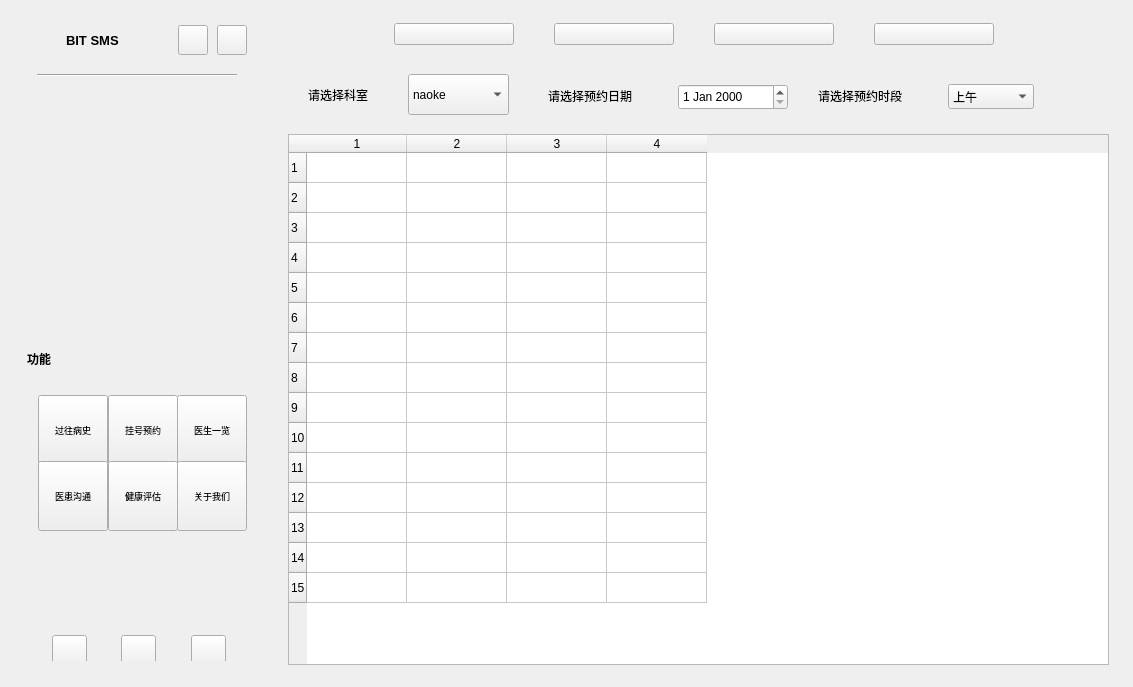
<?xml version="1.0" encoding="UTF-8"?>
<ui version="4.0">
 <class>Widget</class>
 <widget class="QWidget" name="Widget">
  <property name="geometry">
   <rect>
    <x>0</x>
    <y>0</y>
    <width>1133</width>
    <height>687</height>
   </rect>
  </property>
  <property name="sizePolicy">
   <sizepolicy hsizetype="Preferred" vsizetype="Preferred">
    <horstretch>0</horstretch>
    <verstretch>0</verstretch>
   </sizepolicy>
  </property>
  <property name="minimumSize">
   <size>
    <width>1133</width>
    <height>687</height>
   </size>
  </property>
  <property name="maximumSize">
   <size>
    <width>1133</width>
    <height>16777215</height>
   </size>
  </property>
  <property name="windowTitle">
   <string>Widget</string>
  </property>
  <layout class="QGridLayout" name="gridLayout_2">
   <property name="leftMargin">
    <number>9</number>
   </property>
   <property name="topMargin">
    <number>9</number>
   </property>
   <property name="rightMargin">
    <number>9</number>
   </property>
   <property name="bottomMargin">
    <number>9</number>
   </property>
   <item row="0" column="0">
    <widget class="QWidget" name="w_bg" native="true">
     <layout class="QHBoxLayout" name="lay_bg">
      <property name="spacing">
       <number>6</number>
      </property>
      <property name="leftMargin">
       <number>4</number>
      </property>
      <property name="topMargin">
       <number>4</number>
      </property>
      <property name="rightMargin">
       <number>4</number>
      </property>
      <property name="bottomMargin">
       <number>4</number>
      </property>
      <item>
       <widget class="QWidget" name="w_menu" native="true">
        <property name="minimumSize">
         <size>
          <width>200</width>
          <height>0</height>
         </size>
        </property>
        <property name="maximumSize">
         <size>
          <width>252</width>
          <height>16777215</height>
         </size>
        </property>
        <layout class="QVBoxLayout" name="verticalLayout_2" stretch="1,1">
         <property name="spacing">
          <number>0</number>
         </property>
         <property name="leftMargin">
          <number>14</number>
         </property>
         <property name="topMargin">
          <number>12</number>
         </property>
         <property name="rightMargin">
          <number>14</number>
         </property>
         <property name="bottomMargin">
          <number>12</number>
         </property>
         <item>
          <widget class="QWidget" name="widget_2" native="true">
           <layout class="QVBoxLayout" name="verticalLayout_4">
            <property name="spacing">
             <number>8</number>
            </property>
            <property name="leftMargin">
             <number>0</number>
            </property>
            <property name="topMargin">
             <number>0</number>
            </property>
            <property name="rightMargin">
             <number>0</number>
            </property>
            <property name="bottomMargin">
             <number>0</number>
            </property>
            <item>
             <layout class="QHBoxLayout" name="horizontalLayout">
              <property name="spacing">
               <number>9</number>
              </property>
              <item>
               <widget class="QLabel" name="lab_logo">
                <property name="minimumSize">
                 <size>
                  <width>30</width>
                  <height>30</height>
                 </size>
                </property>
                <property name="maximumSize">
                 <size>
                  <width>30</width>
                  <height>30</height>
                 </size>
                </property>
                <property name="text">
                 <string/>
                </property>
                <property name="scaledContents">
                 <bool>false</bool>
                </property>
               </widget>
              </item>
              <item>
               <widget class="QLabel" name="label">
                <property name="font">
                 <font>
                  <pointsize>10</pointsize>
                  <weight>75</weight>
                  <bold>true</bold>
                 </font>
                </property>
                <property name="text">
                 <string>BIT SMS</string>
                </property>
               </widget>
              </item>
              <item>
               <spacer name="horizontalSpacer">
                <property name="orientation">
                 <enum>Qt::Horizontal</enum>
                </property>
                <property name="sizeHint" stdset="0">
                 <size>
                  <width>40</width>
                  <height>20</height>
                 </size>
                </property>
               </spacer>
              </item>
              <item>
               <widget class="QPushButton" name="btn_setting">
                <property name="minimumSize">
                 <size>
                  <width>30</width>
                  <height>30</height>
                 </size>
                </property>
                <property name="maximumSize">
                 <size>
                  <width>30</width>
                  <height>30</height>
                 </size>
                </property>
                <property name="cursor">
                 <cursorShape>PointingHandCursor</cursorShape>
                </property>
                <property name="text">
                 <string/>
                </property>
                <property name="icon">
                 <iconset resource="qss.qrc">
                  <normaloff>:/icons/setting.png</normaloff>:/icons/setting.png</iconset>
                </property>
                <property name="iconSize">
                 <size>
                  <width>20</width>
                  <height>20</height>
                 </size>
                </property>
               </widget>
              </item>
              <item>
               <widget class="QPushButton" name="btn_mine">
                <property name="minimumSize">
                 <size>
                  <width>30</width>
                  <height>30</height>
                 </size>
                </property>
                <property name="maximumSize">
                 <size>
                  <width>30</width>
                  <height>30</height>
                 </size>
                </property>
                <property name="cursor">
                 <cursorShape>PointingHandCursor</cursorShape>
                </property>
                <property name="text">
                 <string/>
                </property>
                <property name="icon">
                 <iconset resource="qss.qrc">
                  <normaloff>:/icons/doctor.png</normaloff>:/icons/doctor.png</iconset>
                </property>
                <property name="iconSize">
                 <size>
                  <width>20</width>
                  <height>20</height>
                 </size>
                </property>
               </widget>
              </item>
             </layout>
            </item>
            <item>
             <widget class="QWidget" name="widget_3" native="true">
              <layout class="QVBoxLayout" name="verticalLayout_6">
               <property name="leftMargin">
                <number>10</number>
               </property>
               <property name="rightMargin">
                <number>10</number>
               </property>
               <item>
                <widget class="Line" name="line">
                 <property name="font">
                  <font>
                   <pointsize>9</pointsize>
                   <weight>50</weight>
                   <bold>false</bold>
                  </font>
                 </property>
                 <property name="styleSheet">
                  <string notr="true"/>
                 </property>
                 <property name="orientation">
                  <enum>Qt::Horizontal</enum>
                 </property>
                </widget>
               </item>
               <item>
                <widget class="QLabel" name="time_block">
                 <property name="minimumSize">
                  <size>
                   <width>150</width>
                   <height>0</height>
                  </size>
                 </property>
                 <property name="font">
                  <font>
                   <pointsize>10</pointsize>
                   <weight>75</weight>
                   <bold>true</bold>
                  </font>
                 </property>
                 <property name="text">
                  <string/>
                 </property>
                </widget>
               </item>
              </layout>
             </widget>
            </item>
            <item>
             <widget class="QWidget" name="w_item_02" native="true">
              <layout class="QHBoxLayout" name="horizontalLayout_4">
               <property name="spacing">
                <number>10</number>
               </property>
               <property name="topMargin">
                <number>9</number>
               </property>
              </layout>
             </widget>
            </item>
           </layout>
          </widget>
         </item>
         <item>
          <widget class="QWidget" name="widget" native="true">
           <widget class="QLabel" name="lab_title">
            <property name="geometry">
             <rect>
              <x>0</x>
              <y>0</y>
              <width>71</width>
              <height>30</height>
             </rect>
            </property>
            <property name="minimumSize">
             <size>
              <width>0</width>
              <height>30</height>
             </size>
            </property>
            <property name="font">
             <font>
              <weight>75</weight>
              <bold>true</bold>
             </font>
            </property>
            <property name="text">
             <string>功能</string>
            </property>
           </widget>
           <widget class="QWidget" name="layoutWidget">
            <property name="geometry">
             <rect>
              <x>0</x>
              <y>280</y>
              <width>224</width>
              <height>37</height>
             </rect>
            </property>
            <layout class="QHBoxLayout" name="horizontalLayout_2" stretch="1,0,2,0,2,0,1">
             <item>
              <spacer name="horizontalSpacer_4">
               <property name="orientation">
                <enum>Qt::Horizontal</enum>
               </property>
               <property name="sizeHint" stdset="0">
                <size>
                 <width>40</width>
                 <height>20</height>
                </size>
               </property>
              </spacer>
             </item>
             <item>
              <widget class="QPushButton" name="btn_littleshow">
               <property name="minimumSize">
                <size>
                 <width>35</width>
                 <height>35</height>
                </size>
               </property>
               <property name="maximumSize">
                <size>
                 <width>35</width>
                 <height>35</height>
                </size>
               </property>
               <property name="cursor">
                <cursorShape>PointingHandCursor</cursorShape>
               </property>
               <property name="text">
                <string/>
               </property>
               <property name="icon">
                <iconset resource="qss.qrc">
                 <normaloff>:/icons/mini.png</normaloff>:/icons/mini.png</iconset>
               </property>
              </widget>
             </item>
             <item>
              <spacer name="horizontalSpacer_2">
               <property name="orientation">
                <enum>Qt::Horizontal</enum>
               </property>
               <property name="sizeHint" stdset="0">
                <size>
                 <width>40</width>
                 <height>20</height>
                </size>
               </property>
              </spacer>
             </item>
             <item>
              <widget class="QPushButton" name="btn_home">
               <property name="minimumSize">
                <size>
                 <width>35</width>
                 <height>35</height>
                </size>
               </property>
               <property name="maximumSize">
                <size>
                 <width>35</width>
                 <height>35</height>
                </size>
               </property>
               <property name="cursor">
                <cursorShape>PointingHandCursor</cursorShape>
               </property>
               <property name="text">
                <string/>
               </property>
               <property name="icon">
                <iconset resource="qss.qrc">
                 <normaloff>:/icons/home.png</normaloff>:/icons/home.png</iconset>
               </property>
              </widget>
             </item>
             <item>
              <spacer name="horizontalSpacer_3">
               <property name="orientation">
                <enum>Qt::Horizontal</enum>
               </property>
               <property name="sizeHint" stdset="0">
                <size>
                 <width>40</width>
                 <height>20</height>
                </size>
               </property>
              </spacer>
             </item>
             <item>
              <widget class="QPushButton" name="btn_logout">
               <property name="minimumSize">
                <size>
                 <width>35</width>
                 <height>35</height>
                </size>
               </property>
               <property name="maximumSize">
                <size>
                 <width>35</width>
                 <height>35</height>
                </size>
               </property>
               <property name="cursor">
                <cursorShape>PointingHandCursor</cursorShape>
               </property>
               <property name="text">
                <string/>
               </property>
               <property name="icon">
                <iconset resource="qss.qrc">
                 <normaloff>:/icons/logout.png</normaloff>:/icons/logout.png</iconset>
               </property>
              </widget>
             </item>
             <item>
              <spacer name="horizontalSpacer_5">
               <property name="orientation">
                <enum>Qt::Horizontal</enum>
               </property>
               <property name="sizeHint" stdset="0">
                <size>
                 <width>40</width>
                 <height>20</height>
                </size>
               </property>
              </spacer>
             </item>
            </layout>
           </widget>
           <widget class="QWidget" name="layoutWidget">
            <property name="geometry">
             <rect>
              <x>0</x>
              <y>40</y>
              <width>224</width>
              <height>148</height>
             </rect>
            </property>
            <layout class="QGridLayout" name="gridLayout">
             <item row="0" column="0">
              <widget class="QToolButton" name="btn_menu_item_1">
               <property name="minimumSize">
                <size>
                 <width>70</width>
                 <height>70</height>
                </size>
               </property>
               <property name="maximumSize">
                <size>
                 <width>70</width>
                 <height>70</height>
                </size>
               </property>
               <property name="font">
                <font>
                 <pointsize>7</pointsize>
                </font>
               </property>
               <property name="cursor">
                <cursorShape>PointingHandCursor</cursorShape>
               </property>
               <property name="text">
                <string>过往病史</string>
               </property>
               <property name="icon">
                <iconset resource="qss.qrc">
                 <normaloff>:/icons/list.png</normaloff>:/icons/list.png</iconset>
               </property>
               <property name="toolButtonStyle">
                <enum>Qt::ToolButtonTextUnderIcon</enum>
               </property>
              </widget>
             </item>
             <item row="0" column="1">
              <widget class="QToolButton" name="btn_menu_item_2">
               <property name="minimumSize">
                <size>
                 <width>70</width>
                 <height>70</height>
                </size>
               </property>
               <property name="maximumSize">
                <size>
                 <width>70</width>
                 <height>70</height>
                </size>
               </property>
               <property name="font">
                <font>
                 <pointsize>7</pointsize>
                </font>
               </property>
               <property name="cursor">
                <cursorShape>PointingHandCursor</cursorShape>
               </property>
               <property name="text">
                <string>挂号预约</string>
               </property>
               <property name="icon">
                <iconset resource="qss.qrc">
                 <normaloff>:/icons/register.png</normaloff>:/icons/register.png</iconset>
               </property>
               <property name="toolButtonStyle">
                <enum>Qt::ToolButtonTextUnderIcon</enum>
               </property>
              </widget>
             </item>
             <item row="0" column="2">
              <widget class="QToolButton" name="btn_menu_item_3">
               <property name="minimumSize">
                <size>
                 <width>70</width>
                 <height>70</height>
                </size>
               </property>
               <property name="maximumSize">
                <size>
                 <width>70</width>
                 <height>70</height>
                </size>
               </property>
               <property name="font">
                <font>
                 <pointsize>7</pointsize>
                </font>
               </property>
               <property name="cursor">
                <cursorShape>PointingHandCursor</cursorShape>
               </property>
               <property name="text">
                <string>医生一览</string>
               </property>
               <property name="icon">
                <iconset resource="qss.qrc">
                 <normaloff>:/icons/check.png</normaloff>:/icons/check.png</iconset>
               </property>
               <property name="toolButtonStyle">
                <enum>Qt::ToolButtonTextUnderIcon</enum>
               </property>
              </widget>
             </item>
             <item row="1" column="0">
              <widget class="QToolButton" name="btn_menu_item_4">
               <property name="minimumSize">
                <size>
                 <width>70</width>
                 <height>70</height>
                </size>
               </property>
               <property name="maximumSize">
                <size>
                 <width>70</width>
                 <height>70</height>
                </size>
               </property>
               <property name="font">
                <font>
                 <pointsize>7</pointsize>
                </font>
               </property>
               <property name="cursor">
                <cursorShape>PointingHandCursor</cursorShape>
               </property>
               <property name="text">
                <string>医患沟通</string>
               </property>
               <property name="icon">
                <iconset resource="qss.qrc">
                 <normaloff>:/icons/message.png</normaloff>:/icons/message.png</iconset>
               </property>
               <property name="toolButtonStyle">
                <enum>Qt::ToolButtonTextUnderIcon</enum>
               </property>
              </widget>
             </item>
             <item row="1" column="1">
              <widget class="QToolButton" name="btn_menu_item_5">
               <property name="minimumSize">
                <size>
                 <width>70</width>
                 <height>70</height>
                </size>
               </property>
               <property name="maximumSize">
                <size>
                 <width>70</width>
                 <height>70</height>
                </size>
               </property>
               <property name="font">
                <font>
                 <pointsize>7</pointsize>
                </font>
               </property>
               <property name="cursor">
                <cursorShape>PointingHandCursor</cursorShape>
               </property>
               <property name="text">
                <string>健康评估</string>
               </property>
               <property name="icon">
                <iconset resource="qss.qrc">
                 <normaloff>:/icons/check.png</normaloff>:/icons/check.png</iconset>
               </property>
               <property name="toolButtonStyle">
                <enum>Qt::ToolButtonTextUnderIcon</enum>
               </property>
              </widget>
             </item>
             <item row="1" column="2">
              <widget class="QToolButton" name="btn_menu_item_6">
               <property name="minimumSize">
                <size>
                 <width>70</width>
                 <height>70</height>
                </size>
               </property>
               <property name="maximumSize">
                <size>
                 <width>70</width>
                 <height>70</height>
                </size>
               </property>
               <property name="font">
                <font>
                 <pointsize>7</pointsize>
                </font>
               </property>
               <property name="cursor">
                <cursorShape>PointingHandCursor</cursorShape>
               </property>
               <property name="text">
                <string>关于我们</string>
               </property>
               <property name="toolButtonStyle">
                <enum>Qt::ToolButtonTextUnderIcon</enum>
               </property>
              </widget>
             </item>
            </layout>
           </widget>
           <zorder>layoutWidget</zorder>
           <zorder>layoutWidget</zorder>
           <zorder>lab_title</zorder>
          </widget>
         </item>
        </layout>
       </widget>
      </item>
      <item>
       <widget class="QWidget" name="w_main" native="true">
        <layout class="QVBoxLayout" name="verticalLayout_5" stretch="0,0">
         <property name="spacing">
          <number>19</number>
         </property>
         <property name="topMargin">
          <number>10</number>
         </property>
         <property name="bottomMargin">
          <number>6</number>
         </property>
         <item>
          <layout class="QHBoxLayout" name="horizontalLayout_5">
           <property name="spacing">
            <number>40</number>
           </property>
           <item>
            <spacer name="horizontalSpacer_8">
             <property name="orientation">
              <enum>Qt::Horizontal</enum>
             </property>
             <property name="sizeHint" stdset="0">
              <size>
               <width>40</width>
               <height>20</height>
              </size>
             </property>
            </spacer>
           </item>
           <item>
            <widget class="QPushButton" name="btn_main_item_1">
             <property name="enabled">
              <bool>true</bool>
             </property>
             <property name="minimumSize">
              <size>
               <width>120</width>
               <height>0</height>
              </size>
             </property>
             <property name="maximumSize">
              <size>
               <width>100</width>
               <height>30</height>
              </size>
             </property>
             <property name="font">
              <font>
               <pointsize>9</pointsize>
               <weight>75</weight>
               <bold>true</bold>
              </font>
             </property>
             <property name="cursor">
              <cursorShape>PointingHandCursor</cursorShape>
             </property>
             <property name="text">
              <string/>
             </property>
            </widget>
           </item>
           <item>
            <widget class="QPushButton" name="btn_main_item_2">
             <property name="minimumSize">
              <size>
               <width>120</width>
               <height>0</height>
              </size>
             </property>
             <property name="maximumSize">
              <size>
               <width>100</width>
               <height>30</height>
              </size>
             </property>
             <property name="font">
              <font>
               <pointsize>9</pointsize>
               <weight>75</weight>
               <bold>true</bold>
              </font>
             </property>
             <property name="cursor">
              <cursorShape>PointingHandCursor</cursorShape>
             </property>
             <property name="text">
              <string/>
             </property>
            </widget>
           </item>
           <item>
            <widget class="QPushButton" name="btn_main_item_3">
             <property name="minimumSize">
              <size>
               <width>120</width>
               <height>0</height>
              </size>
             </property>
             <property name="maximumSize">
              <size>
               <width>100</width>
               <height>30</height>
              </size>
             </property>
             <property name="font">
              <font>
               <pointsize>9</pointsize>
               <weight>75</weight>
               <bold>true</bold>
              </font>
             </property>
             <property name="cursor">
              <cursorShape>PointingHandCursor</cursorShape>
             </property>
             <property name="text">
              <string/>
             </property>
            </widget>
           </item>
           <item>
            <widget class="QPushButton" name="btn_main_item_4">
             <property name="minimumSize">
              <size>
               <width>120</width>
               <height>0</height>
              </size>
             </property>
             <property name="maximumSize">
              <size>
               <width>100</width>
               <height>30</height>
              </size>
             </property>
             <property name="font">
              <font>
               <pointsize>9</pointsize>
               <weight>75</weight>
               <bold>true</bold>
              </font>
             </property>
             <property name="cursor">
              <cursorShape>PointingHandCursor</cursorShape>
             </property>
             <property name="text">
              <string/>
             </property>
            </widget>
           </item>
           <item>
            <spacer name="horizontalSpacer_9">
             <property name="orientation">
              <enum>Qt::Horizontal</enum>
             </property>
             <property name="sizeHint" stdset="0">
              <size>
               <width>40</width>
               <height>20</height>
              </size>
             </property>
            </spacer>
           </item>
          </layout>
         </item>
         <item>
          <widget class="QStackedWidget" name="sw_main">
           <property name="currentIndex">
            <number>3</number>
           </property>
           <widget class="QWidget" name="page_0">
            <widget class="QWidget" name="layoutWidget">
             <property name="geometry">
              <rect>
               <x>60</x>
               <y>110</y>
               <width>722</width>
               <height>300</height>
              </rect>
             </property>
             <layout class="QVBoxLayout" name="verticalLayout">
              <item alignment="Qt::AlignHCenter">
               <widget class="QLabel" name="label_4">
                <property name="text">
                 <string/>
                </property>
                <property name="pixmap">
                 <pixmap resource="qss.qrc">:/icons/ambulance.png</pixmap>
                </property>
               </widget>
              </item>
              <item>
               <widget class="QLabel" name="label_3">
                <property name="text">
                 <string>北京理工大学附属医院，也称为北京理工大学社区卫生服务中心，是一家位于北京市海淀区的一级甲等综合医院。该医院坐落于白石桥路7号，提供24小时医疗服务，主要服务于北京理工大学的师生、员工及其家属。作为医保定点单位，医院设有多个科室，配备有60张床位，并采用了先进的技术如与天坛医院合作推出的中文数字放射科医生“小君”，以提高诊疗效率和准确性。联系电话为010-68913910。</string>
                </property>
                <property name="wordWrap">
                 <bool>true</bool>
                </property>
               </widget>
              </item>
             </layout>
            </widget>
           </widget>
           <widget class="QWidget" name="page_1">
            <layout class="QVBoxLayout" name="verticalLayout_8">
             <item>
              <widget class="QLabel" name="lab_mess_1">
               <property name="font">
                <font>
                 <pointsize>20</pointsize>
                 <weight>75</weight>
                 <bold>true</bold>
                </font>
               </property>
               <property name="layoutDirection">
                <enum>Qt::LeftToRight</enum>
               </property>
               <property name="text">
                <string>Expense111111111111111111111</string>
               </property>
               <property name="alignment">
                <set>Qt::AlignCenter</set>
               </property>
              </widget>
             </item>
            </layout>
           </widget>
           <widget class="QWidget" name="page_2">
            <layout class="QVBoxLayout" name="verticalLayout_9">
             <item>
              <widget class="QLabel" name="lab_mess_2">
               <property name="font">
                <font>
                 <pointsize>20</pointsize>
                 <weight>75</weight>
                 <bold>true</bold>
                </font>
               </property>
               <property name="layoutDirection">
                <enum>Qt::LeftToRight</enum>
               </property>
               <property name="text">
                <string>History2222222222222222222222222222</string>
               </property>
               <property name="alignment">
                <set>Qt::AlignCenter</set>
               </property>
              </widget>
             </item>
            </layout>
           </widget>
           <widget class="QWidget" name="page_3">
            <widget class="QTableWidget" name="table_3">
             <property name="geometry">
              <rect>
               <x>10</x>
               <y>70</y>
               <width>821</width>
               <height>531</height>
              </rect>
             </property>
             <property name="rowCount">
              <number>15</number>
             </property>
             <property name="columnCount">
              <number>4</number>
             </property>
             <row/>
             <row/>
             <row/>
             <row/>
             <row/>
             <row/>
             <row/>
             <row/>
             <row/>
             <row/>
             <row/>
             <row/>
             <row/>
             <row/>
             <row/>
             <column/>
             <column/>
             <column/>
             <column/>
            </widget>
            <widget class="QComboBox" name="combo_depart_3">
             <property name="geometry">
              <rect>
               <x>130</x>
               <y>10</y>
               <width>101</width>
               <height>41</height>
              </rect>
             </property>
             <item>
              <property name="text">
               <string>naoke</string>
              </property>
             </item>
             <item>
              <property name="text">
               <string>a</string>
              </property>
             </item>
             <item>
              <property name="text">
               <string>M</string>
              </property>
             </item>
             <item>
              <property name="text">
               <string>c</string>
              </property>
             </item>
             <item>
              <property name="text">
               <string>all</string>
              </property>
             </item>
             <item>
              <property name="text">
               <string>耳鼻喉科</string>
              </property>
             </item>
             <item>
              <property name="text">
               <string>bilibili</string>
              </property>
             </item>
             <item>
              <property name="text">
               <string>黑神话科</string>
              </property>
             </item>
            </widget>
            <widget class="QLabel" name="label_depart_3">
             <property name="geometry">
              <rect>
               <x>30</x>
               <y>10</y>
               <width>121</width>
               <height>41</height>
              </rect>
             </property>
             <property name="text">
              <string>请选择科室</string>
             </property>
            </widget>
            <widget class="QLabel" name="label_date_3">
             <property name="geometry">
              <rect>
               <x>270</x>
               <y>20</y>
               <width>111</width>
               <height>23</height>
              </rect>
             </property>
             <property name="text">
              <string>请选择预约日期</string>
             </property>
            </widget>
            <widget class="QDateEdit" name="date_3">
             <property name="geometry">
              <rect>
               <x>400</x>
               <y>20</y>
               <width>110</width>
               <height>26</height>
              </rect>
             </property>
            </widget>
            <widget class="QLabel" name="label_time_3">
             <property name="geometry">
              <rect>
               <x>540</x>
               <y>20</y>
               <width>111</width>
               <height>23</height>
              </rect>
             </property>
             <property name="text">
              <string>请选择预约时段</string>
             </property>
            </widget>
            <widget class="QComboBox" name="combo_time_3">
             <property name="geometry">
              <rect>
               <x>670</x>
               <y>20</y>
               <width>86</width>
               <height>25</height>
              </rect>
             </property>
             <item>
              <property name="text">
               <string>上午</string>
              </property>
             </item>
             <item>
              <property name="text">
               <string>下午</string>
              </property>
             </item>
             <item>
              <property name="text">
               <string>晚上</string>
              </property>
             </item>
            </widget>
           </widget>
           <widget class="QWidget" name="page_4">
            <widget class="QTableWidget" name="table_4">
             <property name="geometry">
              <rect>
               <x>10</x>
               <y>70</y>
               <width>811</width>
               <height>511</height>
              </rect>
             </property>
            </widget>
            <widget class="QComboBox" name="combo_time_4">
             <property name="geometry">
              <rect>
               <x>680</x>
               <y>10</y>
               <width>86</width>
               <height>25</height>
              </rect>
             </property>
             <item>
              <property name="text">
               <string>上午</string>
              </property>
             </item>
             <item>
              <property name="text">
               <string>下午</string>
              </property>
             </item>
             <item>
              <property name="text">
               <string>晚上</string>
              </property>
             </item>
            </widget>
            <widget class="QDateEdit" name="date_4">
             <property name="geometry">
              <rect>
               <x>410</x>
               <y>10</y>
               <width>110</width>
               <height>26</height>
              </rect>
             </property>
            </widget>
            <widget class="QLabel" name="label_date_4">
             <property name="geometry">
              <rect>
               <x>280</x>
               <y>10</y>
               <width>111</width>
               <height>23</height>
              </rect>
             </property>
             <property name="text">
              <string>请选择预约日期</string>
             </property>
            </widget>
            <widget class="QLabel" name="label_depart_4">
             <property name="geometry">
              <rect>
               <x>40</x>
               <y>0</y>
               <width>121</width>
               <height>41</height>
              </rect>
             </property>
             <property name="text">
              <string>请选择科室</string>
             </property>
            </widget>
            <widget class="QComboBox" name="combo_depart_4">
             <property name="geometry">
              <rect>
               <x>140</x>
               <y>0</y>
               <width>101</width>
               <height>41</height>
              </rect>
             </property>
             <item>
              <property name="text">
               <string>naoke</string>
              </property>
             </item>
             <item>
              <property name="text">
               <string>a</string>
              </property>
             </item>
             <item>
              <property name="text">
               <string>M</string>
              </property>
             </item>
             <item>
              <property name="text">
               <string>c</string>
              </property>
             </item>
             <item>
              <property name="text">
               <string>all</string>
              </property>
             </item>
             <item>
              <property name="text">
               <string>耳鼻喉科</string>
              </property>
             </item>
             <item>
              <property name="text">
               <string>bilibili</string>
              </property>
             </item>
             <item>
              <property name="text">
               <string>黑神话科</string>
              </property>
             </item>
            </widget>
            <widget class="QLabel" name="label_time_4">
             <property name="geometry">
              <rect>
               <x>550</x>
               <y>10</y>
               <width>111</width>
               <height>23</height>
              </rect>
             </property>
             <property name="text">
              <string>请选择预约时段</string>
             </property>
            </widget>
           </widget>
           <widget class="QWidget" name="page_5">
            <property name="minimumSize">
             <size>
              <width>831</width>
              <height>0</height>
             </size>
            </property>
            <property name="maximumSize">
             <size>
              <width>16777215</width>
              <height>548</height>
             </size>
            </property>
            <widget class="QLabel" name="label_9">
             <property name="geometry">
              <rect>
               <x>10</x>
               <y>10</y>
               <width>721</width>
               <height>471</height>
              </rect>
             </property>
             <property name="text">
              <string>55555555555555555555555555555555555555555555555555555555555</string>
             </property>
            </widget>
           </widget>
           <widget class="QWidget" name="page_7">
            <widget class="QLabel" name="label_2">
             <property name="geometry">
              <rect>
               <x>10</x>
               <y>10</y>
               <width>67</width>
               <height>17</height>
              </rect>
             </property>
             <property name="text">
              <string>TextLabel</string>
             </property>
            </widget>
           </widget>
           <widget class="QWidget" name="page_8">
            <widget class="QLabel" name="label_5">
             <property name="geometry">
              <rect>
               <x>10</x>
               <y>10</y>
               <width>67</width>
               <height>17</height>
              </rect>
             </property>
             <property name="text">
              <string>TextLabel</string>
             </property>
            </widget>
           </widget>
           <widget class="QWidget" name="page_9">
            <widget class="QLabel" name="label_6">
             <property name="geometry">
              <rect>
               <x>10</x>
               <y>10</y>
               <width>67</width>
               <height>17</height>
              </rect>
             </property>
             <property name="text">
              <string>TextLabel</string>
             </property>
            </widget>
           </widget>
           <widget class="QWidget" name="page_10">
            <widget class="QLabel" name="label_7">
             <property name="geometry">
              <rect>
               <x>10</x>
               <y>10</y>
               <width>67</width>
               <height>17</height>
              </rect>
             </property>
             <property name="text">
              <string>TextLabel</string>
             </property>
            </widget>
           </widget>
           <widget class="QWidget" name="page_11">
            <widget class="QLabel" name="label_8">
             <property name="geometry">
              <rect>
               <x>10</x>
               <y>10</y>
               <width>67</width>
               <height>17</height>
              </rect>
             </property>
             <property name="text">
              <string>TextLabel</string>
             </property>
            </widget>
           </widget>
           <widget class="QWidget" name="page_12">
            <widget class="QLabel" name="email">
             <property name="geometry">
              <rect>
               <x>300</x>
               <y>130</y>
               <width>67</width>
               <height>17</height>
              </rect>
             </property>
             <property name="text">
              <string>balabala</string>
             </property>
             <property name="wordWrap">
              <bool>true</bool>
             </property>
            </widget>
           </widget>
          </widget>
         </item>
        </layout>
       </widget>
      </item>
     </layout>
    </widget>
   </item>
  </layout>
 </widget>
 <layoutdefault spacing="6" margin="11"/>
 <resources>
  <include location="qss.qrc"/>
 </resources>
 <connections/>
</ui>
